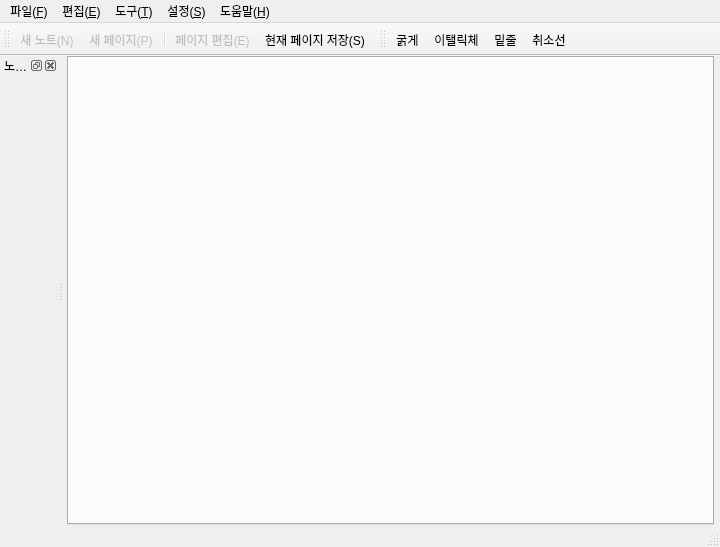
<?xml version="1.0" encoding="UTF-8"?>
<ui version="4.0">
 <class>MainWindow</class>
 <widget class="QMainWindow" name="MainWindow">
  <property name="geometry">
   <rect>
    <x>0</x>
    <y>0</y>
    <width>720</width>
    <height>547</height>
   </rect>
  </property>
  <property name="windowTitle">
   <string>kyuNotebook</string>
  </property>
  <property name="windowIcon">
   <iconset resource="icons.qrc">
    <normaloff>:/application</normaloff>:/application</iconset>
  </property>
  <widget class="QWidget" name="centralwidget">
   <layout class="QHBoxLayout" name="horizontalLayout">
    <property name="leftMargin">
     <number>3</number>
    </property>
    <property name="topMargin">
     <number>0</number>
    </property>
    <property name="rightMargin">
     <number>6</number>
    </property>
    <property name="bottomMargin">
     <number>0</number>
    </property>
    <item>
     <widget class="QTabWidget" name="pageTab">
      <property name="currentIndex">
       <number>-1</number>
      </property>
      <property name="elideMode">
       <enum>Qt::ElideNone</enum>
      </property>
      <property name="documentMode">
       <bool>false</bool>
      </property>
      <property name="tabsClosable">
       <bool>true</bool>
      </property>
      <property name="movable">
       <bool>true</bool>
      </property>
     </widget>
    </item>
   </layout>
  </widget>
  <widget class="QMenuBar" name="menubar">
   <property name="geometry">
    <rect>
     <x>0</x>
     <y>0</y>
     <width>720</width>
     <height>22</height>
    </rect>
   </property>
   <widget class="QMenu" name="fileMenu">
    <property name="title">
     <string>파일(&amp;F)</string>
    </property>
    <addaction name="newNoteAction"/>
    <addaction name="newPageAction"/>
    <addaction name="separator"/>
    <addaction name="editPageAction"/>
    <addaction name="removeItemAction"/>
    <addaction name="separator"/>
    <addaction name="savePageAction"/>
    <addaction name="saveAllPageAction"/>
    <addaction name="separator"/>
    <addaction name="changeNoteDirAction"/>
    <addaction name="separator"/>
    <addaction name="closeCurrentPageAction"/>
    <addaction name="quitAction"/>
   </widget>
   <widget class="QMenu" name="editMenu">
    <property name="title">
     <string>편집(&amp;E)</string>
    </property>
    <addaction name="changeTitleAction"/>
   </widget>
   <widget class="QMenu" name="toolMenu">
    <property name="title">
     <string>도구(&amp;T)</string>
    </property>
    <addaction name="fontAction"/>
   </widget>
   <widget class="QMenu" name="helpMenu">
    <property name="title">
     <string>도움말(&amp;H)</string>
    </property>
    <addaction name="aboutAction"/>
   </widget>
   <widget class="QMenu" name="settingMenu">
    <property name="title">
     <string>설정(&amp;S)</string>
    </property>
   </widget>
   <addaction name="fileMenu"/>
   <addaction name="editMenu"/>
   <addaction name="toolMenu"/>
   <addaction name="settingMenu"/>
   <addaction name="helpMenu"/>
  </widget>
  <widget class="QStatusBar" name="statusbar">
   <property name="sizeGripEnabled">
    <bool>true</bool>
   </property>
  </widget>
  <widget class="QToolBar" name="fileToolBar">
   <property name="windowTitle">
    <string>도구모음</string>
   </property>
   <property name="movable">
    <bool>true</bool>
   </property>
   <property name="floatable">
    <bool>true</bool>
   </property>
   <attribute name="toolBarArea">
    <enum>TopToolBarArea</enum>
   </attribute>
   <attribute name="toolBarBreak">
    <bool>false</bool>
   </attribute>
   <addaction name="newNoteAction"/>
   <addaction name="newPageAction"/>
   <addaction name="separator"/>
   <addaction name="editPageAction"/>
   <addaction name="savePageAction"/>
  </widget>
  <widget class="QDockWidget" name="noteTreeDockWidget">
   <property name="windowTitle">
    <string>노트 트리</string>
   </property>
   <attribute name="dockWidgetArea">
    <number>1</number>
   </attribute>
   <widget class="QWidget" name="dockWidgetContents"/>
  </widget>
  <widget class="QToolBar" name="fontToolBar">
   <property name="windowTitle">
    <string>toolBar</string>
   </property>
   <property name="movable">
    <bool>true</bool>
   </property>
   <attribute name="toolBarArea">
    <enum>TopToolBarArea</enum>
   </attribute>
   <attribute name="toolBarBreak">
    <bool>false</bool>
   </attribute>
   <addaction name="boldAction"/>
   <addaction name="italicAction"/>
   <addaction name="underlineAction"/>
   <addaction name="strikeoutAction"/>
  </widget>
  <action name="quitAction">
   <property name="icon">
    <iconset resource="icons.qrc">
     <normaloff>:/quit</normaloff>:/quit</iconset>
   </property>
   <property name="text">
    <string>종료</string>
   </property>
   <property name="toolTip">
    <string>프로그램을 종료합니다.</string>
   </property>
   <property name="statusTip">
    <string>프로그램을 종료합니다.</string>
   </property>
  </action>
  <action name="newPageAction">
   <property name="enabled">
    <bool>false</bool>
   </property>
   <property name="icon">
    <iconset resource="icons.qrc">
     <normaloff>:/new_page</normaloff>:/new_page</iconset>
   </property>
   <property name="text">
    <string>새 페이지(&amp;P)</string>
   </property>
   <property name="toolTip">
    <string>새 페이지를 생성합니다.</string>
   </property>
   <property name="statusTip">
    <string>새 페이지를 생성합니다.</string>
   </property>
  </action>
  <action name="newNoteAction">
   <property name="enabled">
    <bool>false</bool>
   </property>
   <property name="icon">
    <iconset resource="icons.qrc">
     <normaloff>:/new_note</normaloff>:/new_note</iconset>
   </property>
   <property name="text">
    <string>새 노트(&amp;N)</string>
   </property>
   <property name="toolTip">
    <string>새 노트를 생성합니다.</string>
   </property>
   <property name="statusTip">
    <string>새 노트를 생성합니다.</string>
   </property>
   <property name="shortcut">
    <string notr="true">Ctrl+Shift+N</string>
   </property>
  </action>
  <action name="changeNoteDirAction">
   <property name="text">
    <string>노트 폴더 변경</string>
   </property>
   <property name="toolTip">
    <string>노트를 저장하는 폴더를 변경합니다.</string>
   </property>
   <property name="statusTip">
    <string>노트를 저장하는 폴더를 변경합니다.</string>
   </property>
  </action>
  <action name="savePageAction">
   <property name="icon">
    <iconset resource="icons.qrc">
     <normaloff>:/save_page</normaloff>:/save_page</iconset>
   </property>
   <property name="text">
    <string>현재 페이지 저장(&amp;S)</string>
   </property>
   <property name="toolTip">
    <string>현재 열린 페이지를 저장합니다.</string>
   </property>
   <property name="statusTip">
    <string>현재 열린 페이지를 저장합니다.</string>
   </property>
  </action>
  <action name="saveAllPageAction">
   <property name="icon">
    <iconset resource="icons.qrc">
     <normaloff>:/save_all_page</normaloff>:/save_all_page</iconset>
   </property>
   <property name="text">
    <string>모든 페이지 저장</string>
   </property>
   <property name="toolTip">
    <string>현재 열려있는 모든 페이지를 저장합니다.</string>
   </property>
   <property name="statusTip">
    <string>현재 열려있는 모든 페이지를 저장합니다.</string>
   </property>
  </action>
  <action name="changeTitleAction">
   <property name="text">
    <string>이름 바꾸기</string>
   </property>
   <property name="toolTip">
    <string>노트나 페이지의 이름을 변경합니다.</string>
   </property>
   <property name="statusTip">
    <string>노트나 페이지의 이름을 변경합니다.</string>
   </property>
   <property name="shortcut">
    <string notr="true">F2</string>
   </property>
  </action>
  <action name="editPageAction">
   <property name="enabled">
    <bool>false</bool>
   </property>
   <property name="icon">
    <iconset resource="icons.qrc">
     <normaloff>:/edit_page</normaloff>:/edit_page</iconset>
   </property>
   <property name="text">
    <string>페이지 편집(&amp;E)</string>
   </property>
   <property name="toolTip">
    <string>선택한 페이지를 편집합니다.</string>
   </property>
   <property name="statusTip">
    <string>선택한 페이지를 편집합니다.</string>
   </property>
  </action>
  <action name="removeItemAction">
   <property name="icon">
    <iconset resource="icons.qrc">
     <normaloff>:/remove_item</normaloff>:/remove_item</iconset>
   </property>
   <property name="text">
    <string>노트/페이지 제거</string>
   </property>
   <property name="toolTip">
    <string>선택한 노트나 페이지를 제거합니다.</string>
   </property>
   <property name="statusTip">
    <string>선택한 노트나 페이지를 제거합니다.</string>
   </property>
  </action>
  <action name="closeCurrentPageAction">
   <property name="text">
    <string>현재 페이지 닫기</string>
   </property>
   <property name="toolTip">
    <string>현재 열린 페이지를 닫습니다.</string>
   </property>
   <property name="statusTip">
    <string>현재 열린 페이지를 닫습니다.</string>
   </property>
  </action>
  <action name="aboutAction">
   <property name="text">
    <string>kyuNotebook 정보</string>
   </property>
   <property name="toolTip">
    <string>kyuNotebook에 대한 정보를 보여줍니다.</string>
   </property>
   <property name="statusTip">
    <string>kyuNotebook에 대한 정보를 보여줍니다.</string>
   </property>
  </action>
  <action name="fontAction">
   <property name="text">
    <string>글꼴(&amp;F)</string>
   </property>
   <property name="toolTip">
    <string>글꼴을 변경합니다.</string>
   </property>
   <property name="statusTip">
    <string>글꼴을 변경합니다.</string>
   </property>
  </action>
  <action name="boldAction">
   <property name="checkable">
    <bool>true</bool>
   </property>
   <property name="text">
    <string>굵게</string>
   </property>
   <property name="toolTip">
    <string>글꼴을 굵게 표시합니다. (Ctrl+B)</string>
   </property>
   <property name="statusTip">
    <string>글꼴을 굵게 표시합니다.</string>
   </property>
   <property name="shortcut">
    <string>Ctrl+B</string>
   </property>
  </action>
  <action name="italicAction">
   <property name="checkable">
    <bool>true</bool>
   </property>
   <property name="text">
    <string>이탤릭체</string>
   </property>
   <property name="toolTip">
    <string>글꼴을 기울려서 표시합니다. (Ctrl+I)</string>
   </property>
   <property name="statusTip">
    <string>글꼴을 기울려서 표시합니다.</string>
   </property>
   <property name="shortcut">
    <string>Ctrl+I</string>
   </property>
  </action>
  <action name="underlineAction">
   <property name="checkable">
    <bool>true</bool>
   </property>
   <property name="text">
    <string>밑줄</string>
   </property>
   <property name="toolTip">
    <string>글꼴에 밑줄을 표시합니다. (Ctrl+U)</string>
   </property>
   <property name="statusTip">
    <string>글꼴에 밑줄을 표시합니다.</string>
   </property>
   <property name="shortcut">
    <string>Ctrl+U</string>
   </property>
  </action>
  <action name="strikeoutAction">
   <property name="checkable">
    <bool>true</bool>
   </property>
   <property name="text">
    <string>취소선</string>
   </property>
   <property name="toolTip">
    <string>글꼴에 취소선을 표시합니다. (Ctrl+D)</string>
   </property>
   <property name="statusTip">
    <string>글꼴에 취소선을 표시합니다.</string>
   </property>
   <property name="shortcut">
    <string>Ctrl+D</string>
   </property>
  </action>
 </widget>
 <resources>
  <include location="icons.qrc"/>
 </resources>
 <connections>
  <connection>
   <sender>quitAction</sender>
   <signal>triggered()</signal>
   <receiver>MainWindow</receiver>
   <slot>close()</slot>
   <hints>
    <hint type="sourcelabel">
     <x>-1</x>
     <y>-1</y>
    </hint>
    <hint type="destinationlabel">
     <x>359</x>
     <y>273</y>
    </hint>
   </hints>
  </connection>
 </connections>
</ui>
